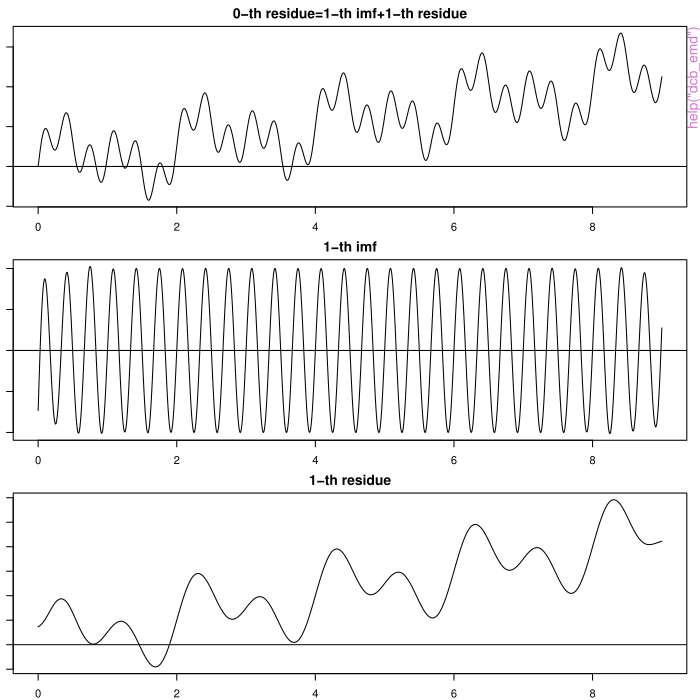

The R source for this figure:
pkgname <- "hht"
source(file.path(R.home("share"), "R", "examples-header.R"))
options(warn = 1)
library('hht')

assign(".oldSearch", search(), pos = 'CheckExEnv')
cleanEx()
nameEx("combine_trials")
### * combine_trials

flush(stderr()); flush(stdout())

### Name: combine_trials
### Title: Gather trial files
### Aliases: combine_trials
### Keywords: nonparametric

### ** Examples

#Suppose you have run 3 different EEMD sets of 100 trials each and saved the results in eemd1, eemd2, eemd3, respectively:
in_dirs=c("/home/user/eemd1", "/home/user/eemd2/", "/home/user/eemd3")
out_dir="/home/user/all_trials"
## Not run: combine_trials(in_dirs, out_dir)
#Now all your trials should be located in /home/user/all_trials, numbered 1 through 300



cleanEx()
nameEx("dcb_emd")
### * dcb_emd

flush(stderr()); flush(stdout())

### Name: dcb_emd
### Title: Empirical Mode Decomposition
### Aliases: dcb_emd
### Keywords: nonparametric

### ** Examples

### Empirical Mode Decomposition
ndata <- 3000
tt2 <- seq(0, 9, length=ndata)
xt2 <- sin(pi * tt2) + sin(2* pi * tt2) + sin(6 * pi * tt2)  + 0.5 * tt2

par(mfrow=c(3,1), mar=c(2,1,2,1))
try <- dcb_emd(xt2, tt2, boundary="wave")

### Plotting the IMFs
par(mfrow=c(3,1), mar=c(2,1,2,1))
X11(); par(mfrow=c(try$nimf+1, 1), mar=c(2,1,2,1))
rangeimf <- range(try$imf)
for(i in 1:try$nimf) {
    plot(tt2, try$imf[,i], type="l", xlab="", ylab="", ylim=rangeimf,
    main=paste(i, "-th IMF", sep="")); abline(h=0)
}
plot(tt2, try$residue, xlab="", ylab="", main="residue", type="l", 
axes=FALSE); box()



graphics::par(get("par.postscript", pos = 'CheckExEnv'))
cleanEx()
nameEx("dcb_extractimf")
### * dcb_extractimf

flush(stderr()); flush(stdout())

### Name: dcb_extractimf
### Title: Intrinsic Mode Function
### Aliases: dcb_extractimf
### Keywords: nonparametric

### ** Examples

### Generating a signal
ndata <- 3000
X11(); par(mfrow=c(1,1), mar=c(1,1,1,1))
tt2 <- seq(0, 9, length=ndata)
xt2 <- sin(pi * tt2) + sin(2* pi * tt2) + sin(6 * pi * tt2)  + 0.5 * tt2
plot(tt2, xt2, xlab="", ylab="", type="l", axes=FALSE); box()

### Extracting the first IMF by sifting process
tryimf <- dcb_extractimf(xt2, tt2, check=FALSE)



graphics::par(get("par.postscript", pos = 'CheckExEnv'))
cleanEx()
nameEx("eemd")
### * eemd

flush(stderr()); flush(stdout())

### Name: eemd
### Title: Ensemble Empirical Mode Decomposition
### Aliases: eemd
### Keywords: nonparametric

### ** Examples

data(port_foster_event)

emd_config=list()
emd_config$max_sift=200
emd_config$max_imf=100
emd_config$tol=0.2
emd_config$stop_rule="type5"
emd_config$boundary="wave"
emd_config$sm="none"
emd_config$spar=NA
emd_config$weight=20
emd_config$S=5

trials=10
nimf=10
noise_amp=6.4e-07
trials_dir="test"

set.seed(628)
#Run EEMD (this may take some time)
## Not run: eemd(sig, dt, trials, nimf, noise_amp, emd_config, trials_dir)

#Compile the results
## Not run: eemd_result=eemd_compile(trials_dir, trials, nimf)

#Plot the IMFs
time_span=c(5, 10)
imf_list=1:3
os=TRUE
res=TRUE
## Not run: plot_imfs(eemd_result, time_span, imf_list, os, res)



cleanEx()
nameEx("eemd_compile")
### * eemd_compile

flush(stderr()); flush(stdout())

### Name: eemd_compile
### Title: Process EEMD results
### Aliases: eemd_compile
### Keywords: nonparametric

### ** Examples

data(port_foster_event)

emd_config=list()
emd_config$max_sift=200
emd_config$max_imf=100
emd_config$tol=0.2
emd_config$stop_rule="type5"
emd_config$boundary="wave"
emd_config$sm="none"
emd_config$spar=NA
emd_config$weight=20
emd_config$S=5

trials=10
nimf=10
noise_amp=6.4e-07
trials_dir="test"
set.seed(628)
#Run EEMD (this may take some time)
## Not run: eemd(sig, dt, trials, nimf, noise_amp, emd_config, trials_dir)

#Compile the results
## Not run: eemd_result=eemd_compile(trials_dir, trials, nimf)

#Plot the IMFs
time_span=c(5, 10)
imf_list=1:3
os=TRUE
res=TRUE
## Not run: plot_imfs(eemd_result, time_span, imf_list, os, res)



cleanEx()
nameEx("eemd_resift")
### * eemd_resift

flush(stderr()); flush(stdout())

### Name: eemd_resift
### Title: Resift averaged IMFs from EEMD
### Aliases: eemd_resift
### Keywords: nonparametric

### ** Examples

data(port_foster_event)

emd_config=list()
emd_config$max_sift=200
emd_config$max_imf=100
emd_config$tol=0.2
emd_config$stop_rule="type5"
emd_config$boundary="wave"
emd_config$sm="none"
emd_config$spar=NA
emd_config$weight=20

trials=10
nimf=10
noise_amp=6.4e-07
trials_dir="test"

set.seed(628)

#Run EEMD (this may take some time)
## Not run: eemd(sig, dt, trials, nimf, noise_amp, emd_config, trials_dir)

#Compile the results
## Not run: eemd_result=eemd_compile(trials_dir, trials, nimf)


resift_rule="max_var"
## Not run: resift_result=eemd_resift(eemd_result, emd_config, resift_rule)

#Plot the IMFs
time_span=c(5, 10)
imf_list=1:3
os=TRUE
res=TRUE
## Not run: plot_imfs(resift_result, time_span, imf_list, os, res)



cleanEx()
nameEx("evolutive_fft")
### * evolutive_fft

flush(stderr()); flush(stdout())

### Name: evolutive_fft
### Title: Generate Fourier spectrogram
### Aliases: evolutive_fft
### Keywords: nonparametric

### ** Examples

data(port_foster_event)

ft=list()
ft$nfft=4096
ft$ns=30
ft$nov=29

freq_span=c(0, 25)
ev = evolutive_fft(sig, dt, ft, freq_span)

#Plot raw spectrogram
image_z=t(ev$DSPEC[1:(ev$numfreqs/2),])
f_ind=(ev$freqs>=freq_span[1] & ev$freqs <= freq_span[2])
image_z=t(ev$DSPEC[1:(ev$numfreqs/2),])
image_z=image_z[,f_ind]
image(image_z)



cleanEx()
nameEx("ftspec_image")
### * ftspec_image

flush(stderr()); flush(stdout())

### Name: ftspec_image
### Title: Display Fourier spectrogram
### Aliases: ftspec_image
### Keywords: nonparametric

### ** Examples

data(port_foster_event)

ft=list()
ft$nfft=4096
ft$ns=30
ft$nov=29

time_span=c(5, 10)
freq_span=c(0, 25)
amp_span=c(1e-5, 0.0003)
ftspec_image(sig, dt, ft, time_span, freq_span, amp_span)



cleanEx()
nameEx("hh_render")
### * hh_render

flush(stderr()); flush(stdout())

### Name: hh_render
### Title: Render Hilbert spectrogram
### Aliases: hh_render
### Keywords: nonparametric

### ** Examples

data(port_foster_event)

emd_config=list()
emd_config$max_sift=200
emd_config$max_imf=100
emd_config$tol=0.2
emd_config$stop_rule="type5"
emd_config$boundary="wave"
emd_config$sm="none"
emd_config$spar=NA
emd_config$weight=20
emd_config$S=5

trials=10
nimf=10
noise_amp=6.4e-07
trials_dir="test"

set.seed(628)
#Run EEMD (this may take some time)
## Not run: eemd(sig, dt, trials, nimf, noise_amp, emd_config, trials_dir)

#Compile the results
## Not run: eemd_result=eemd_compile(trials_dir, trials, nimf)

#Calculate spectrogram
max_freq=25
freq_step=0.01
## Not run: hspec=hh_render(eemd_result, max_freq, freq_step)

#Plot spectrogram 
time_span=c(5, 10)
freq_span=c(0, 25)
amp_span=c(1e-6, 2.5e-5)
## Not run: hhspec_image(hspec, time_span, freq_span, amp_span)



cleanEx()
nameEx("hhspec_image")
### * hhspec_image

flush(stderr()); flush(stdout())

### Name: hhspec_image
### Title: Display Hilbert Huang spectrogram
### Aliases: hhspec_image
### Keywords: nonparametric

### ** Examples

data(port_foster_event)

emd_config=list()
emd_config$max_sift=200
emd_config$max_imf=100
emd_config$tol=0.2
emd_config$stop_rule="type5"
emd_config$boundary="wave"
emd_config$sm="none"
emd_config$spar=NA
emd_config$weight=20
emd_config$S=5

trials=10
nimf=10
noise_amp=6.4e-07
trials_dir="test"

set.seed(628)
#Run EEMD (this may take some time)
## Not run: eemd(sig, dt, trials, nimf, noise_amp, emd_config, trials_dir)

#Compile the results
## Not run: eemd_result=eemd_compile(trials_dir, trials, nimf)

#Calculate spectrogram
max_freq=25
freq_step=0.01
## Not run: hspec=hh_render(eemd_result, max_freq, freq_step)

#Plot spectrogram 
time_span=c(5, 10)
freq_span=c(0, 25)
amp_span=c(1e-6, 2.5e-5)
## Not run: hhspec_image(hspec, time_span, freq_span, amp_span)



cleanEx()
nameEx("hhtransform")
### * hhtransform

flush(stderr()); flush(stdout())

### Name: hhtransform
### Title: Hilbert transform wrapper
### Aliases: hhtransform
### Keywords: nonparametric

### ** Examples

data(port_foster_event)

emd_config=list()
emd_config$max_sift=200
emd_config$max_imf=100
emd_config$tol=0.2
emd_config$stop_rule="type5"
emd_config$boundary="wave"
emd_config$sm="none"
emd_config$spar=NA
emd_config$weight=20
emd_config$S=5

#Run EMD (this may take some time)
emd_result=sig2imf(sig, dt, emd_config)

#Get instantaneous amplitude and frequency
emd_result=hhtransform(emd_result)

#Render spectrogram
max_freq=25
freq_step=0.05
hspec=hh_render(emd_result, max_freq, freq_step)

#Show result
time_span=c(5, 10)
freq_span=c(0, 25)
amp_span=c(0.000001, 0.00001)
hhspec_image(hspec, time_span, freq_span, amp_span)



cleanEx()
nameEx("plot_imfs")
### * plot_imfs

flush(stderr()); flush(stdout())

### Name: plot_imfs
### Title: Display IMFs
### Aliases: plot_imfs
### Keywords: nonparametric

### ** Examples

data(port_foster_event)

emd_config=list()
emd_config$max_sift=200
emd_config$max_imf=100
emd_config$tol=5
emd_config$stop_rule="type5"
emd_config$boundary="wave"
emd_config$sm="none"
emd_config$spar=NA
emd_config$weight=20

#Run EMD
emd_result=sig2imf(sig, dt, emd_config)

#Plot the first 4 IMFs of the EEMD of a signal.
time_span=c(5, 10)
imf_list=1:4
original_signal=TRUE
residue=TRUE

plot_imfs(emd_result, time_span, imf_list, original_signal, residue)

#Check how much contribution IMFs 2 and 3 make to the complete signal.
imf_list=c(2, 3)
fit_line=TRUE
plot_imfs(emd_result, time_span, imf_list, original_signal, residue, fit_line)



cleanEx()
nameEx("sig2imf")
### * sig2imf

flush(stderr()); flush(stdout())

### Name: sig2imf
### Title: Empirical Mode Decomposition wrapper
### Aliases: sig2imf
### Keywords: nonparametric

### ** Examples

data(port_foster_event)

emd_config=list()
emd_config$max_sift=200
emd_config$max_imf=100
emd_config$tol=5
emd_config$stop_rule="type5"
emd_config$boundary="wave"
emd_config$sm="none"
emd_config$spar=NA
emd_config$weight=20

#Run EMD
emd_result=sig2imf(sig, dt, emd_config)

#Display IMFs

time_span=c(5, 10)
imf_list=1:3
original_signal=TRUE
residue=TRUE

plot_imfs(emd_result, time_span, imf_list, original_signal, residue)

#Get Hilbert transform
emd_result=hhtransform(emd_result)

#Plot spectrogram
max_freq=25
freq_step=0.05
hspec=hh_render(emd_result, max_freq, freq_step)

freq_span=c(0, 25)
amp_span=c(0.000001, 0.00001)
hhspec_image(hspec, time_span, freq_span, amp_span)



### * <FOOTER>
###
cat("Time elapsed: ", proc.time() - get("ptime", pos = 'CheckExEnv'),"\n")
grDevices::dev.off()
###
### Local variables: ***
### mode: outline-minor ***
### outline-regexp: "\\(> \\)?### [*]+" ***
### End: ***
quit('no')
